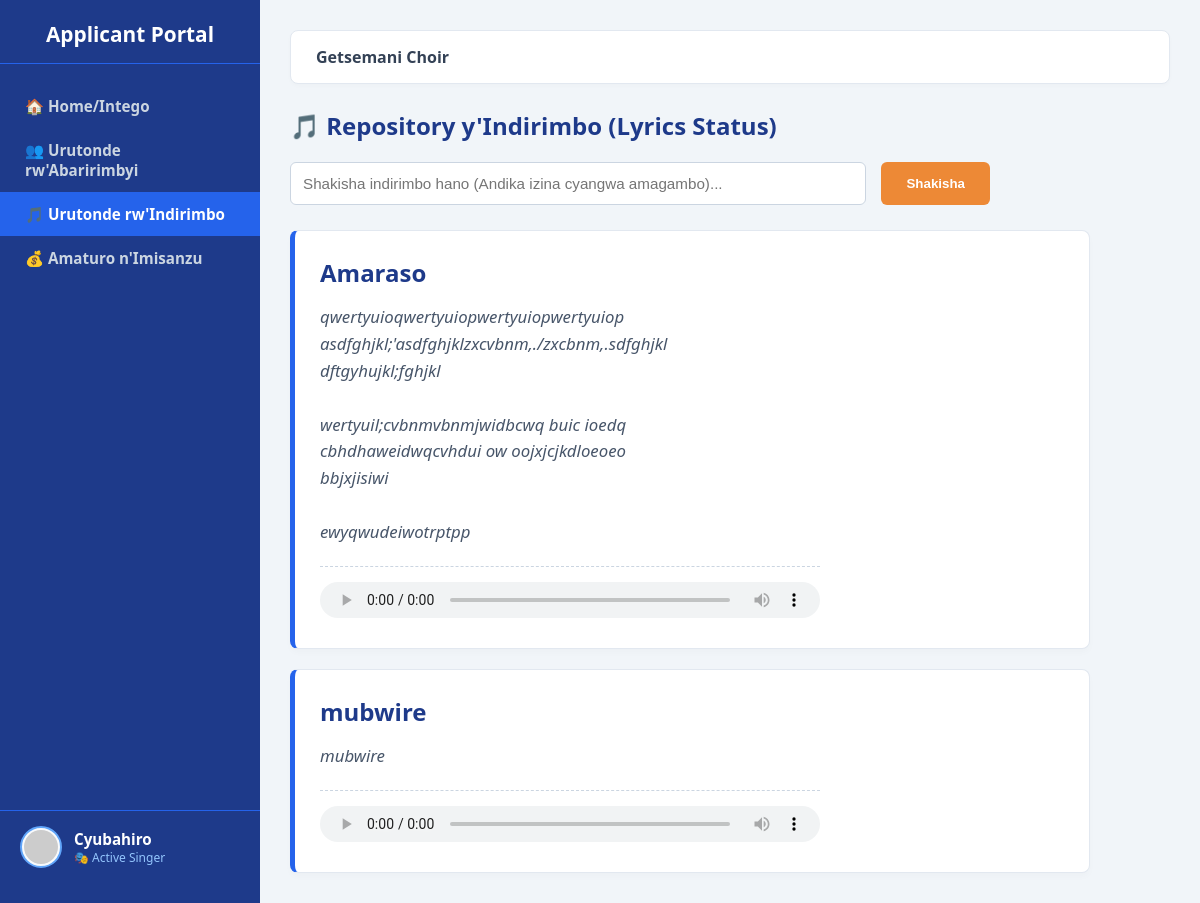
Screenshot of /songs/ (signed in) with the database file from the repository.
### choir_app/models.py (models this page shows, shortened)
class Song(models.Model):
    title = models.CharField(max_length=200)
    lyrics = models.TextField()
    audio_file = models.FileField(upload_to='choir_audios/', blank=True, null=True)

### choir_app/views.py (the view)
# urls.py: path('songs/', views.songs_list, name='songs_list'),
@login_required(login_url='/login/')
def songs_list(request):
    songs = Song.objects.all()
    return render(request, 'choir_app/songs.html', {'songs': songs})

### choir_app/templates/choir_app/songs.html (shortened to what this page needs)
<!DOCTYPE html>
<html lang="en">
<head>
</head>
<body>
    <div class="sidebar">
        <div class="side-top">
            <h2>Applicant Portal</h2>
            <div class="side-menu">
                <a href="{% url 'index' %}">🏠 Home/Intego</a>
                <a href="{% url 'members_list' %}">👥 Urutonde rw'Abaririmbyi</a>
                <a href="{% url 'songs_list' %}" class="active">🎵 Urutonde rw'Indirimbo</a>
                <a href="{% url 'contributions_list' %}">💰 Amaturo n'Imisanzu</a>
            </div>
        </div>
<div class="side-user-box" style="padding: 15px 20px; border-top: 1px solid #2563eb; display: flex; align-items: center; gap: 12px; background: #1e3a8a;">
    <img src="https://dicebear.com{{ request.user.username }}" class="user-avatar" style="width: 42px; height: 42px; border-radius: 50%; border: 2px solid #60a5fa; background: #f8fafc; padding: 2px;" alt="Avatar">
    <div class="user-info-mini" style="display: flex; flex-direction: column;">
        <span class="user-names-mini" style="font-weight: bold; color: white; font-size: 0.95em; text-transform: capitalize;">{{ request.user.username }}</span>
        <span style="font-size: 0.75em; color: #93c5fd; font-weight: 500;">🎭 Active Singer</span>
    </div>
</div>
    </div>
    <div class="main-content">
        <div class="top-navbar">
            <div style="font-weight: bold; color: #334155;">Getsemani Choir</div>
        </div>
        <h2 style="color: #1e3a8a; display: flex; align-items: center; gap: 10px; margin-bottom: 20px;">
            🎵 Repository y'Indirimbo (Lyrics Status)
        </h2>
        <form method="GET" action="" class="search-container" style="display: flex; gap: 15px; margin-bottom: 25px; width: 100%; max-width: 700px;">
            <input type="text" name="q" class="search-input" value="{{ search_query }}" placeholder="Shakisha indirimbo hano (Andika izina cyangwa amagambo)..." style="flex: 1; padding: 12px; border-radius: 6px; border: 1px solid #cbd5e1; font-size: 0.95em; background: white;">
            <button type="submit" class="btn-search" style="background: #ed8936; color: white; padding: 12px 25px; border: none; border-radius: 6px; font-weight: bold; cursor: pointer;">Shakisha</button>
        </form>
        <div class="songs-list-container">
            {% for song in songs %}
                <div class="song-display-card">
                    <h3>{{ song.title }}</h3>
                    <div class="song-lyrics-content">{{ song.lyrics }}</div>
                    <div class="audio-wrapper">
                        {% if song.audio_file %}
                            <audio controls class="audio-controls-element">
                                <source src="{{ song.audio_file.url }}" type="audio/mpeg">
                            </audio>
                        {% else %}
                            <span style="font-size: 0.85em; color: #94a3b8; font-style: italic;">❌ Nta Audio y'iyi ndirimbo yashyizweho n'abayobozi.</span>
                        {% endif %}
                    </div>
                </div>
            {% empty %}
                <div style="background: white; padding: 30px; text-align: center; border-radius: 8px; color: #94a3b8; font-style: italic; border: 1px solid #e2e8f0;">
                    Nta ndirimbo ziri muri repertoire racyandikwa muri system.
                </div>
            {% endfor %}
        </div>
    </div>
</body>
</html>

### choir_app/templates/choir_app/songs.html (style rules this page uses)
* { box-sizing: border-box; }
body { font-family: 'Segoe UI', sans-serif; margin: 0; background-color: #f1f5f9; display: flex; height: 100vh; overflow: hidden; }
.sidebar { width: 260px; background: #1e3a8a; color: white; display: flex; flex-direction: column; justify-content: space-between; padding: 20px 0; z-index: 10; }
.side-top h2 { text-align: center; margin: 0 0 20px 0; font-size: 1.3em; border-bottom: 1px solid #2563eb; padding-bottom: 15px; }
.side-menu a { padding: 12px 25px; color: #cbd5e1; text-decoration: none; display: block; font-weight: 600; font-size: 0.95em; }
.side-menu a:hover, .side-menu a.active { background: #2563eb; color: white; }
.side-user-box { padding: 20px; border-top: 1px solid #2563eb; display: flex; align-items: center; gap: 10px; }
.user-avatar { width: 45px; height: 40px; border-radius: 50%; object-fit: cover; border: 2px solid white; }
.main-content { flex: 1; padding: 30px; overflow-y: auto; background-color: #f1f5f9; }
.top-navbar { display: flex; justify-content: space-between; align-items: center; background: white; padding: 15px 25px; border-radius: 8px; box-shadow: 0 2px 4px rgba(0,0,0,0.02); margin-bottom: 25px; border: 1px solid #e2e8f0; }
.search-container { display: flex; gap: 15px; margin-bottom: 25px; width: 100%; max-width: 700px; }
.search-input { flex: 1; padding: 12px; border-radius: 6px; border: 1px solid #cbd5e1; font-size: 0.95em; background: white; }
.btn-search { background: #ed8936; color: white; padding: 12px 25px; border: none; border-radius: 6px; font-weight: bold; cursor: pointer; }
.songs-list-container { display: flex; flex-direction: column; gap: 20px; width: 100%; max-width: 800px; }
.song-display-card { background: white; padding: 25px; border-radius: 8px; border-left: 5px solid #2563eb; box-shadow: 0 4px 6px rgba(0,0,0,0.02); border-top: 1px solid #e2e8f0; border-right: 1px solid #e2e8f0; border-bottom: 1px solid #e2e8f0; }
.song-display-card h3 { margin-top: 0; color: #1e3a8a; font-size: 1.5em; margin-bottom: 15px; }
.song-lyrics-content { color: #475569; font-size: 1.05em; font-style: italic; line-height: 1.6; white-space: pre-line; margin-bottom: 20px; }
.audio-wrapper { padding-top: 15px; border-top: 1px dashed #cbd5e1; width: 100%; max-width: 500px; }
.audio-controls-element { width: 100%; height: 36px; }

### rows the page displays
Song: title "Amaraso", lyrics "qwertyuioqwertyuiopwertyuiopwertyuiop asdfghjkl;'asdfghjklzxcvbnm,./zxcbnm,.sdfghjkl dftgyhujkl;fghjkl wertyuil;cvbnmvbnmjwidbcwq buic ioedq cbhdhaweidwqcvhdui ow oojxjcjkdloeoeo bbjxjisiwi ewyqwudeiwotrptpp"
Song: title "mubwire", lyrics "mubwire"

### other values shown
{{ request.user.username }} "Cyubahiro"
